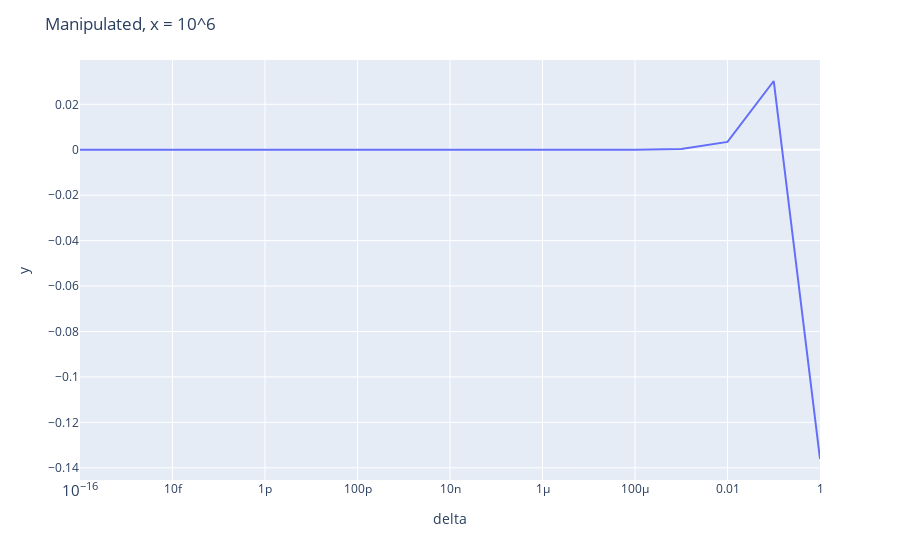

Notebook source saved alongside this figure:
### Code cell
fig = px.line(x = delta, y = manipulated2, log_x=True)
fig.update_layout(
    title="Manipulated, x = 10^6",
    xaxis_title="delta",
    yaxis_title="y",
        yaxis = dict(
        showexponent = 'all',
        exponentformat = 'e')
)
fig.show()

### Figure 1 — Plotly figure (JSON) as saved in the notebook; plotly's stock layout.template omitted (floating-point values rounded to 4 significant figures)
{"data": [{"hovertemplate": "x=%{x}<br>y=%{y}<extra></extra>", "legendgroup": "", "line": {"color": "#636efa", "dash": "solid"}, "marker": {"symbol": "circle"}, "mode": "lines", "name": "", "orientation": "v", "showlegend": false, "type": "scatter", "x": [1e-16, 1e-15, 1e-14, 1e-13, 1e-12, 1e-11, 1e-10, 1e-09, 1e-08, 1e-07, 1e-06, 1e-05, 0.0001, 0.001, 0.01, 0.1, 1], "xaxis": "x", "y": [3.5e-17, 3.5e-16, 3.5e-15, 3.5e-14, 3.5e-13, 3.5e-12, 3.5e-11, 3.5e-10, 3.5e-09, 3.5e-08, 3.5e-07, 3.5e-06, 3.499e-05, 0.0003495, 0.003453, 0.03026, -0.1361], "yaxis": "y"}], "layout": {"legend": {"tracegroupgap": 0}, "margin": {"t": 60}, "title": {"text": "Manipulated, x = 10^6"}, "xaxis": {"anchor": "y", "domain": [0, 1], "title": {"text": "delta"}, "type": "log"}, "yaxis": {"anchor": "x", "domain": [0, 1], "exponentformat": "e", "showexponent": "all", "title": {"text": "y"}}}}
